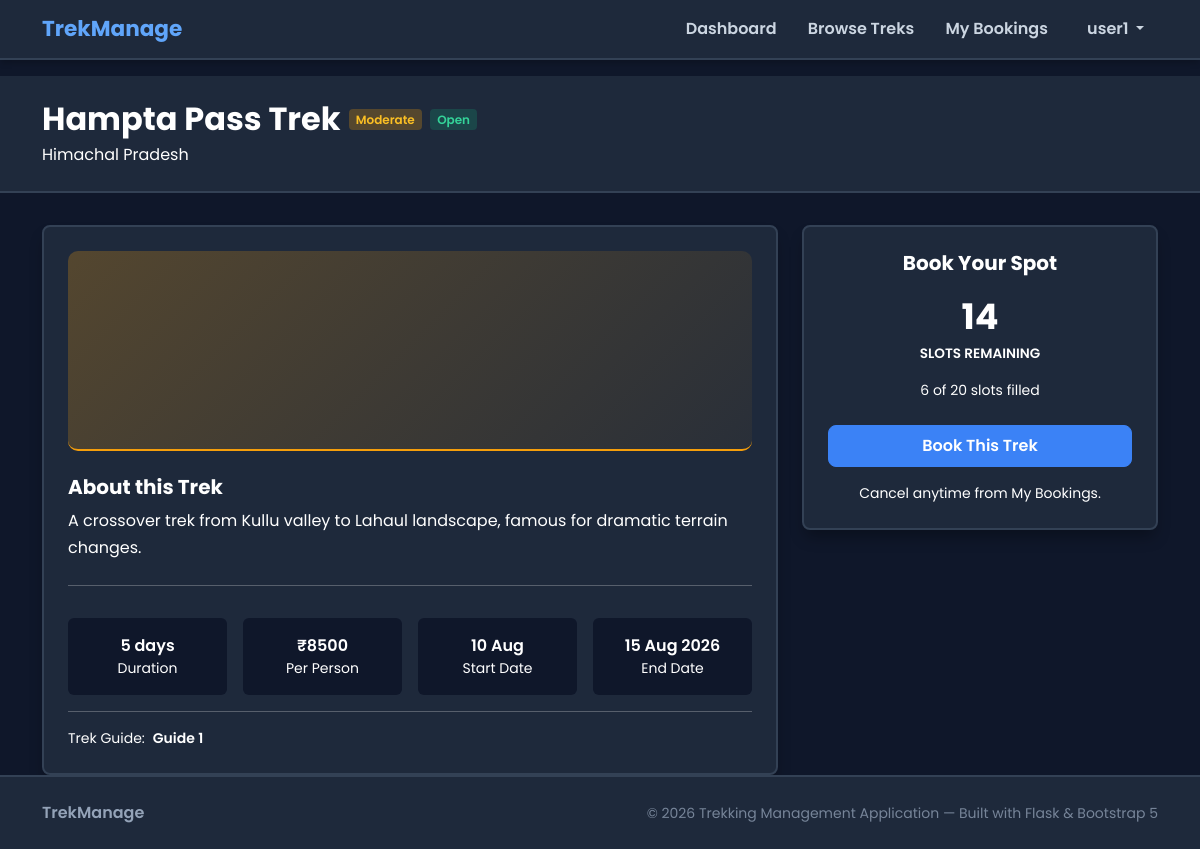
/user/trek/1 (signed in), run on the app's committed database.
### models.py (models this page shows, shortened)
class User(UserMixin, db.Model):
    __tablename__ = "users"
    id = db.Column(db.Integer, primary_key=True)
    name = db.Column(db.String(120), nullable=False)
    username = db.Column(db.String(80), unique=True, nullable=False)
    email = db.Column(db.String(120), unique=True, nullable=False)
    phone = db.Column(db.String(20), nullable=True)
    password = db.Column(db.String(255), nullable=False)
    role = db.Column(db.String(20), nullable=False, default="user")
    is_approved = db.Column(db.Boolean, default=False)
    is_blacklisted = db.Column(db.Boolean, default=False)
    created_at = db.Column(db.DateTime, default=datetime.utcnow)
    assigned_treks = db.relationship(
        "Trek", backref="staff", foreign_keys="Trek.assigned_staff_id"
    )
    bookings = db.relationship(
        "Booking", backref="trekker", foreign_keys="Booking.user_id"
    )
    @property
    def is_active(self):
        if self.is_blacklisted:
            return False
        if self.role == "staff" and not self.is_approved:
            return False
        return True

class Trek(db.Model):
    __tablename__ = "treks"
    id = db.Column(db.Integer, primary_key=True)
    name = db.Column(db.String(150), nullable=False)
    location = db.Column(db.String(150), nullable=False)
    difficulty = db.Column(db.String(20), nullable=False)
    duration = db.Column(db.Integer, nullable=False)
    description = db.Column(db.Text, nullable=True)
    total_slots = db.Column(db.Integer, nullable=False, default=10)
    available_slots = db.Column(db.Integer, nullable=False, default=10)
    assigned_staff_id = db.Column(db.Integer, db.ForeignKey("users.id"), nullable=True)
    status = db.Column(db.String(20), nullable=False, default="Pending")
    start_date = db.Column(db.Date, nullable=True)
    end_date = db.Column(db.Date, nullable=True)
    price = db.Column(db.Float, nullable=False, default=0.0)
    created_at = db.Column(db.DateTime, default=datetime.utcnow)
    bookings = db.relationship("Booking", backref="trek", cascade="all, delete-orphan")

### app.py (the view)
@app.route("/user/trek/<int:trek_id>")
@login_required
def user_trek_detail(trek_id):
    if current_user.role != "user":
        abort(403)
    trek = db.get_or_404(Trek, trek_id)
    already_booked = Booking.query.filter_by(
        user_id=current_user.id, trek_id=trek.id, status="Booked"
    ).first()
    return render_template("user/trek_detail.html", trek=trek, already_booked=already_booked)

### app.py (called while the page is built)
@login_manager.user_loader
def load_user(user_id):
    return db.session.get(User, int(user_id))

### templates/user/trek_detail.html (shortened to what this page needs)
{% extends "base.html" %}
{% block content %}
<div class="page-header">
    <div class="container">
        <div class="d-flex gap-2 align-items-center flex-wrap">
            <h2 class="mb-0">{{ trek.name }}</h2>
            <span class="badge badge-diff-{{ trek.difficulty }}">{{ trek.difficulty }}</span>
            <span class="badge badge-status-{{ trek.status }}">{{ trek.status }}</span>
        </div>
        <p class="mt-1">{{ trek.location }}</p>
    </div>
</div>
<div class="container">
    <div class="row g-4">
        <div class="col-lg-8">
            <div class="table-card">
                <div class="trek-banner trek-banner-{{ trek.difficulty|lower }} mb-4"
                     style="border-radius:10px; height:200px; font-size:1rem; display:flex; align-items:center; justify-content:center;">
                </div>
                <h5 class="section-title mb-2">About this Trek</h5>
                <p class="text-muted mb-4" style="line-height:1.7;">
                    {{ trek.description or "No description has been added for this trek yet." }}
                </p>
                <hr>
                <div class="row g-3 mt-1">
                    <div class="col-6 col-md-3 text-center">
                        <div class="bg-sand rounded p-3">
                            <div class="fw-600">{{ trek.duration }} days</div>
                            <div class="small text-muted">Duration</div>
                        </div>
                    </div>
                    <div class="col-6 col-md-3 text-center">
                        <div class="bg-sand rounded p-3">
                            <div class="fw-600">₹{{ "%.0f"|format(trek.price) }}</div>
                            <div class="small text-muted">Per Person</div>
                        </div>
                    </div>
                    {% if trek.start_date %}
                    <div class="col-6 col-md-3 text-center">
                        <div class="bg-sand rounded p-3">
                            <div class="fw-600">{{ trek.start_date.strftime('%d %b') }}</div>
                            <div class="small text-muted">Start Date</div>
                        </div>
                    </div>
                    <div class="col-6 col-md-3 text-center">
                        <div class="bg-sand rounded p-3">
                            <div class="fw-600">{{ trek.end_date.strftime('%d %b %Y') }}</div>
                            <div class="small text-muted">End Date</div>
                        </div>
                    </div>
                    {% endif %}
                </div>
                <hr class="mt-3">
                <div class="d-flex align-items-center gap-2 mt-3">
                    <span class="small text-muted">Trek Guide:</span>
                    <span class="fw-600 small">{{ trek.staff.name if trek.staff else 'To be assigned' }}</span>
                </div>
            </div>
        </div>
        <div class="col-lg-4">
            <div class="table-card text-center" style="position:sticky;top:80px;">
                <h5 class="section-title mb-3">Book Your Spot</h5>
                <div class="mb-3">
                    <div class="stat-value">{{ trek.available_slots }}</div>
                    <div class="stat-title">Slots Remaining</div>
                </div>
                <p class="small text-muted mb-4">{{ trek.total_slots - trek.available_slots }} of {{ trek.total_slots }} slots filled</p>
                {% if already_booked %}
                    <div class="alert alert-success py-2 small">
                        You've already booked this trek!
                    </div>
                    <a href="{{ url_for('user_bookings') }}" class="btn btn-outline-brand w-100">
                        View My Bookings
                    </a>
                {% elif trek.status != 'Open' %}
                    <div class="alert alert-warning py-2 small">
                        This trek is currently <strong>{{ trek.status }}</strong> and not open for booking.
                    </div>
                    <button class="btn btn-outline-brand w-100" disabled>Not Open for Booking</button>
                {% elif trek.available_slots <= 0 %}
                    <div class="alert alert-danger py-2 small">
                        This trek is fully booked.
                    </div>
                    <button class="btn btn-outline-brand w-100" disabled>Fully Booked</button>
                {% else %}
                    <form method="POST" action="{{ url_for('user_book_trek', trek_id=trek.id) }}">
                        <button type="submit" class="btn btn-brand w-100 py-2">
                            Book This Trek
                        </button>
                    </form>
                    <p class="text-muted small mt-3 mb-0">
                        Cancel anytime from My Bookings.
                    </p>
                {% endif %}
            </div>
        </div>
    </div>
</div>
{% endblock %}

### templates/base.html (shortened to what this page needs)
<!DOCTYPE html>
<html lang="en">
<head>
    <link href="https://cdn.jsdelivr.net/npm/bootstrap@5.3.3/dist/css/bootstrap.min.css" rel="stylesheet">
    <link href="https://cdn.jsdelivr.net/npm/bootstrap-icons@1.11.3/font/bootstrap-icons.min.css" rel="stylesheet">
    <link rel="stylesheet" href="{{ url_for('static', filename='css/style.css') }}">
</head>
<body>
<nav class="navbar navbar-expand-lg navbar-dark sticky-top">
    <div class="container">
        <a class="navbar-brand" href="{{ url_for('index') }}">
            TrekManage
        </a>
        <div class="collapse navbar-collapse" id="navMain">
            <ul class="navbar-nav ms-auto align-items-lg-center gap-1">
                {% if current_user.is_authenticated %}
                    {% if current_user.role == 'admin' %}
                        <li class="nav-item">
                            <a class="nav-link {% if request.endpoint == 'admin_dashboard' %}active{% endif %}" href="{{ url_for('admin_dashboard') }}">
                                Dashboard
                            </a>
                        </li>
                        <li class="nav-item">
                            <a class="nav-link {% if request.endpoint in ['admin_treks','admin_trek_new','admin_trek_edit'] %}active{% endif %}" href="{{ url_for('admin_treks') }}">
                                Treks
                            </a>
                        </li>
                        <li class="nav-item">
                            <a class="nav-link {% if request.endpoint == 'admin_staff' %}active{% endif %}" href="{{ url_for('admin_staff') }}">
                                Staff
                            </a>
                        </li>
                        <li class="nav-item">
                            <a class="nav-link {% if request.endpoint == 'admin_users' %}active{% endif %}" href="{{ url_for('admin_users') }}">
                                Users
                            </a>
                        </li>
                        <li class="nav-item">
                            <a class="nav-link {% if request.endpoint == 'admin_bookings' %}active{% endif %}" href="{{ url_for('admin_bookings') }}">
                                Bookings
                            </a>
                        </li>
                        <li class="nav-item">
                            <a class="nav-link {% if request.endpoint == 'admin_search' %}active{% endif %}" href="{{ url_for('admin_search') }}">
                                Search
                            </a>
                        </li>
                    {% elif current_user.role == 'staff' %}
                        <li class="nav-item">
                            <a class="nav-link {% if request.endpoint == 'staff_dashboard' %}active{% endif %}" href="{{ url_for('staff_dashboard') }}">
                                My Treks
                            </a>
                        </li>
                    {% else %}
                        <li class="nav-item">
                            <a class="nav-link {% if request.endpoint == 'user_dashboard' %}active{% endif %}" href="{{ url_for('user_dashboard') }}">
                                Dashboard
                            </a>
                        </li>
                        <li class="nav-item">
                            <a class="nav-link {% if request.endpoint == 'user_treks' %}active{% endif %}" href="{{ url_for('user_treks') }}">
                                Browse Treks
                            </a>
                        </li>
                        <li class="nav-item">
                            <a class="nav-link {% if request.endpoint == 'user_bookings' %}active{% endif %}" href="{{ url_for('user_bookings') }}">
                                My Bookings
                            </a>
                        </li>
                    {% endif %}
                    <li class="nav-item dropdown ms-lg-2">
                        <a class="nav-link dropdown-toggle" href="#" role="button" data-bs-toggle="dropdown" aria-expanded="false">
                            {{ current_user.username }}
                        </a>
                    </li>
                {% else %}
                    <li class="nav-item"><a class="nav-link" href="{{ url_for('login') }}">Login</a></li>
                    <li class="nav-item ms-lg-1">
                        <a class="btn btn-brand btn-sm px-3" href="{{ url_for('register') }}">Sign Up</a>
                    </li>
                {% endif %}
            </ul>
        </div>
    </div>
</nav>
<main>
    {% block content %}{% endblock %}
</main>
<footer class="footer mt-auto py-4">
    <div class="container d-flex flex-column flex-md-row justify-content-between align-items-center gap-2">
        <span class="fw-semibold">TrekManage</span>
        <small class="opacity-75">&copy; 2026 Trekking Management Application &mdash; Built with Flask &amp; Bootstrap 5</small>
    </div>
</footer>
</body>
</html>

### static/css/style.css (style rules this page uses)
:root { --bg-color: #0f172a; --panel-color: #1e293b; --border-color: #334155; --text-primary: #f8fafc; --text-secondary: #cbd5e1; --text-muted: #94a3b8; --primary-blue: #3b82f6; --primary-blue-hover: #60a5fa; --color-green: #10b981; --color-red: #ef4444; --color-orange: #f59e0b; --color-purple: #a78bfa; --card-radius: 8px; --transition-speed: 0.15s; }
*, *::before, *::after { box-sizing: border-box; }
body { font-family: 'Poppins', sans-serif; background-color: var(--bg-color); color: var(--text-primary); min-height: 100vh; display: flex; flex-direction: column; margin: 0; }
main { flex: 1; }
.navbar { background-color: #1e293b; border-bottom: 2px solid var(--border-color); box-shadow: 0 4px 6px -1px rgba(0, 0, 0, 0.2); }
.navbar-brand { font-weight: 700; font-size: 1.35rem; color: var(--primary-blue-hover) !important; }
.navbar-nav .nav-link { color: var(--text-secondary) !important; font-weight: 600; padding: .5rem .85rem !important; border-radius: 6px; transition: all var(--transition-speed); }
.badge { border-radius: 4px; font-weight: 600; padding: .35em .6em; }
.badge-status-Open { background-color: rgba(16, 185, 129, 0.2); color: #34d399; }
.badge-diff-Moderate { background-color: rgba(245, 158, 11, 0.25); color: #fbbf24; }
.btn-brand { background-color: var(--primary-blue); border: 1px solid var(--primary-blue); color: #fff; font-weight: 600; border-radius: var(--card-radius); padding: .5rem 1.25rem; transition: all var(--transition-speed); }
.trek-banner-moderate { background: linear-gradient(135deg, rgba(245, 158, 11, 0.25) 0%, rgba(245, 158, 11, 0.05) 100%); border-bottom: 2px solid var(--color-orange); }
.stat-value { font-size: 2.2rem; font-weight: 700; color: var(--primary-blue-hover); }
.stat-title { color: var(--text-secondary); font-size: .85rem; text-transform: uppercase; font-weight: 600; }
.table-card { background-color: var(--panel-color); border: 2px solid var(--border-color); border-radius: var(--card-radius); padding: 1.5rem; box-shadow: 0 10px 15px -3px rgba(0, 0, 0, 0.3); }
.page-header { background-color: var(--panel-color); border-bottom: 2px solid var(--border-color); padding: 1.5rem 0; margin-bottom: 2rem; }
.page-header h2 { font-weight: 700; color: var(--text-primary); }
.page-header p { color: var(--text-secondary); margin-bottom: 0; }
.section-title { font-weight: 700; color: var(--text-primary); margin-bottom: 1rem; }
footer.footer { background-color: #1e293b; border-top: 2px solid var(--border-color); color: var(--text-muted); }
.fw-600 { font-weight: 600; }
.bg-sand { background-color: var(--bg-color); }
.card, .card-body, .table-card, .table, .table td, .table th, .stat-card, .stat-value, .stat-title, .text-muted, .form-text, .small, main p, main h2, main h3, main h5, main div, main span:not(.badge), main td, main th, main a:not(.btn):not(.badge) { color: #ffffff !important; }

### data on the page
User: username "user1"
Trek: name "Hampta Pass Trek", difficulty "Moderate", status "Open", location "Himachal Pradesh", description "A crossover trek from Kullu valley to Lahaul landscape, famous for dramatic terrain changes.", duration "5", price "8500", start_date "10 Aug", end_date "15 Aug 2026", available_slots "14", trek.total_slots-trek.available_slots "6", total_slots "20"
User: staff "Guide 1"
